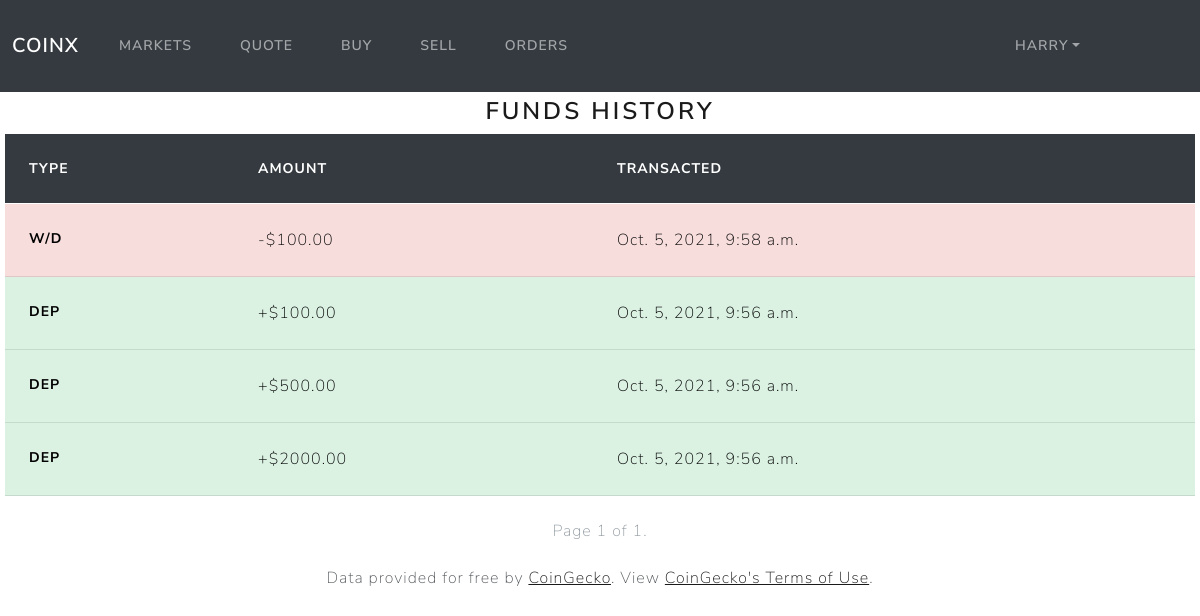
Page /history (signed in) on the committed database.
### exchange/models.py (models this page shows, shortened)
class User(AbstractUser):
    cash = models.DecimalField(max_digits=9, decimal_places=2, default=0)

class Wallet(models.Model):
    user = models.ForeignKey(
        User,
        on_delete=models.CASCADE,
        related_name="user_wallet"
    )
    type = models.CharField(max_length=3)
    transaction = models.DecimalField(max_digits=9, decimal_places=2)
    timestamp = models.DateTimeField(auto_now_add=True)
    class Meta:
        ordering = ['-timestamp']

### exchange/views.py (the view)
# urls.py: path("history", views.history, name="history"),
@login_required
def history(request):
    user = request.user
    history = Wallet.objects.filter(user=User.objects.get(pk=user.id))
    paginator = Paginator(history, 10)
    page_number = request.GET.get('page')
    page_obj = paginator.get_page(page_number)
    history = page_obj.object_list
    return render(request, "exchange/history.html", {
        "history": history,
        "page_obj": page_obj
    })

### exchange/templates/exchange/history.html (shortened to what this page needs)
{% extends "exchange/layout.html" %}
{% block body %}
    <h3 style="text-align: center;">Funds History</h3>
    <table class="table table-hover">
        <thead>
            <tr class="table-dark">
            <th scope="col">Type</th>
            <th scope="col">Amount</th>
            <th scope="col">Transacted</th>
            </tr>
        </thead>
        <tbody>
            {% for txn in history %}
                {% if txn.type == "DEP" %}
                    <tr class="table-success">
                        <th scope="row">{{ txn.type }}</th>
                        <td>+${{ txn.transaction }}</td>
                        <td>{{ txn.timestamp }}</td>
                    </tr>
                {% else %}
                    <tr class="table-danger">
                        <th scope="row">{{ txn.type }}</th>
                        <td>-${{ txn.transaction }}</td>
                        <td>{{ txn.timestamp }}</td>
                    </tr>
                {% endif %}
            {% empty %}
                <tr class="table-light">
                    <th scope="row">N/A</th>
                    <td>No orders yet</td>
                    <td>N/A</td>
                </tr>
            {% endfor %}
        </tbody>
    </table>
    <nav aria-label="Page navigation example">
        <ul class="pagination justify-content-center">
            <li class="page-item disabled">
                <a class="page-link" href="#" tabindex="-1" aria-disabled="true">Page {{ page_obj.number }} of {{ page_obj.paginator.num_pages }}.</a>
            </li>
        </ul>
    </nav>
{% endblock %}

### exchange/templates/exchange/layout.html (shortened to what this page needs)
{% load static %}
<!DOCTYPE html>
<html lang="en">
<head>
    <link href="{% static 'exchange/bootstrap.min.css' %}" rel="stylesheet">
</head>
<body>
    <nav class="navbar navbar-expand-lg navbar-dark bg-dark">
        <div class="container-fluid">
          <a class="navbar-brand" style="font-weight: 700px;" href="{% url 'index' %}">CoinX</a>
          <div class="collapse navbar-collapse" id="navbarColor02">
            <ul class="navbar-nav">
              <li class="nav-item">
                <a class="nav-link" href="{% url 'index' %}">Markets</a>
              </li>
              <li class="nav-item">
                <a class="nav-link" href="{% url 'quote' %}">Quote</a>
              </li>
              {% if user.is_authenticated %}
                <li class="nav-item">
                    <a class="nav-link" href="{% url 'buy' %}">Buy</a>
                </li>
                <li class="nav-item">
                    <a class="nav-link" href="{% url 'sell' %}">Sell</a>
                </li>
                <li class="nav-item">
                    <a class="nav-link" href="{% url 'orders' %}">Orders</a>
                </li>
              {% endif %}
            </ul>
            <ul class="navbar-nav ms-md-auto">
              {% if user.is_authenticated %}
                <li class="nav-item dropdown" style="margin-right: 100px;">
                    <a class="nav-link dropdown-toggle" data-bs-toggle="dropdown" href="#" role="button" aria-haspopup="true" aria-expanded="false">{{ user.username }}</a>
                </li>
              {% endif %}
            </ul>
          </div>
        </div>
    </nav>
    <div class="body" style="margin: 5px;">
        {% block body %}
        {% endblock %}
    </div>
    <footer style="text-align: center;">
      <p>Data provided for free by <a class="footer" href="https://www.coingecko.com/en">CoinGecko</a>. View <a class="footer" href="https://www.coingecko.com/en/api_terms">CoinGecko's Terms of Use</a>.</p>
    </footer>
</body>
</html>

### rows in the picture
User: username "HARRY"
Wallet: type "W/D", transaction "100.00", timestamp "Oct. 5, 2021, 9:58 a.m."
Wallet: type "DEP", transaction "100.00", timestamp "Oct. 5, 2021, 9:56 a.m."
Wallet: type "DEP", transaction "500.00", timestamp "Oct. 5, 2021, 9:56 a.m."
Wallet: type "DEP", transaction "2000.00", timestamp "Oct. 5, 2021, 9:56 a.m."

### other values in the picture
{{ page_obj.number }} "1"
{{ page_obj.paginator.num_pages }} "1"
